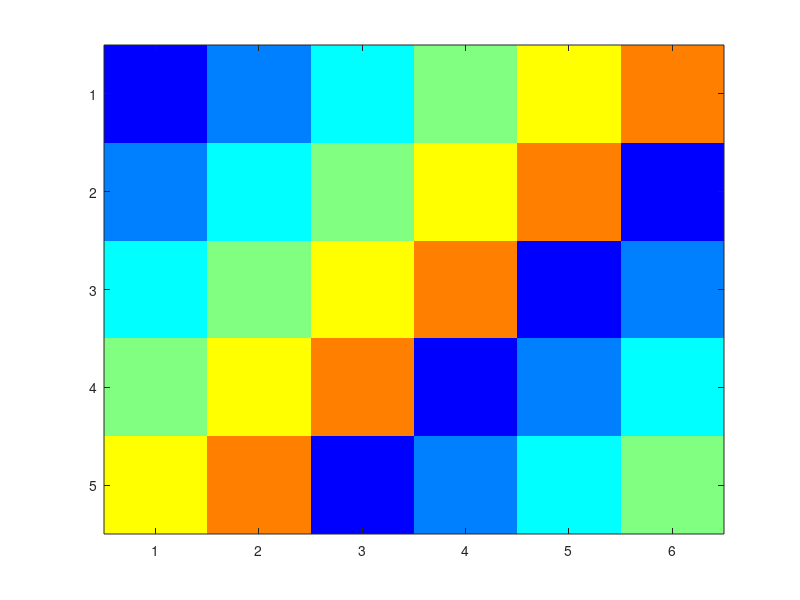
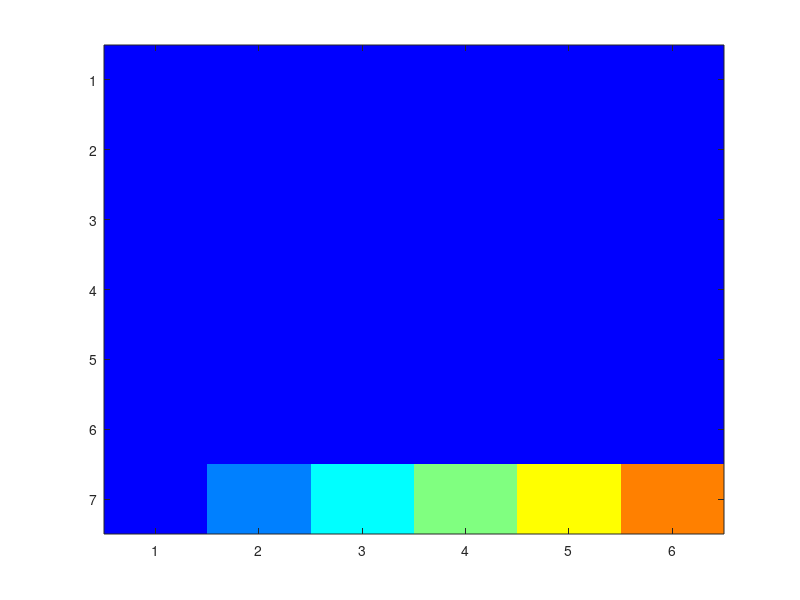
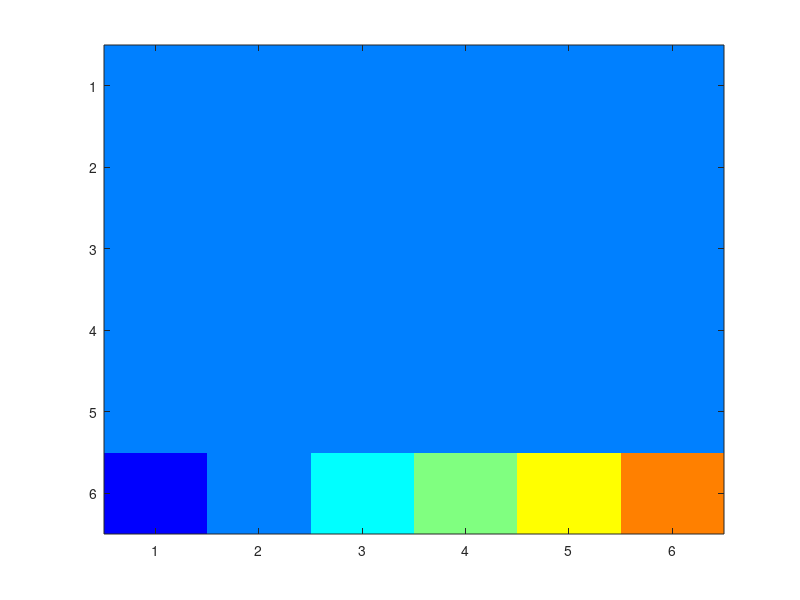
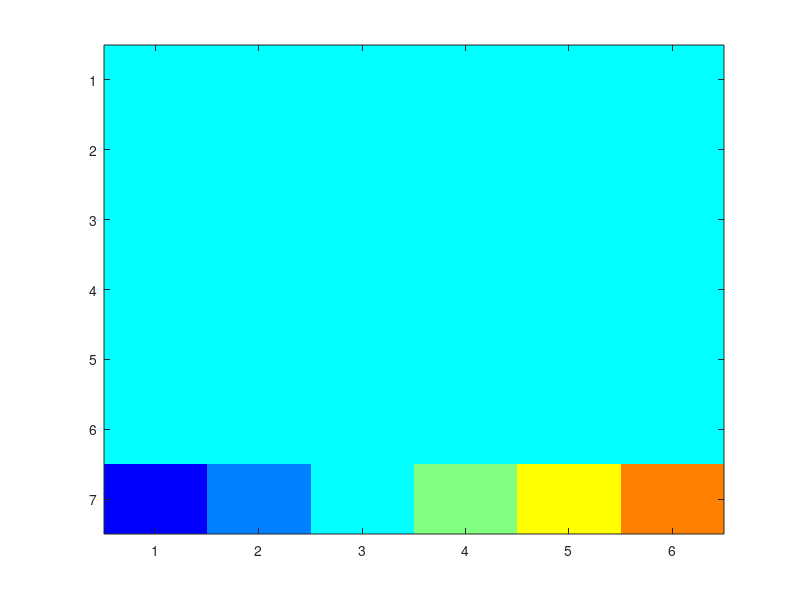

MATLAB code to generate these figures, in order:
% -----------------------------------------------------------
% Color Flood - Copyright (C) 2015  Ahmad Al-Kashef
%
% You should have received a copy of the GNU General Public License
% along with this program in LICENSE.txt at the root of the source code.
% If not, see <http://www.gnu.org/licenses/>.
% -----------------------------------------------------------

clear; clc; close all;

#--------------------------------------

x0 = [1 2 3 4 5 6;
      2 3 4 5 6 1;
      3 4 5 6 1 2; 
      4 5 6 1 2 3;
      5 6 1 2 3 4];

#--------------------------------------
      
colors = [1 2 3 4 5 6];

#--------------------------------------

x1 = 1  .* ones(6,6); x1 = [x1;colors];
x2 = 2  .* ones(5,6); x2 = [x2;colors];
x3 = 3  .* ones(6,6); x3 = [x3;colors];
x4 = 4  .* ones(6,6); x4 = [x4;colors];
x5 = 5  .* ones(6,6); x5 = [x5;colors];
x6 = 6  .* ones(6,6); x6 = [x6;colors];
x7 = 10 .* ones(6,6); x7 = [x7;colors];
x8 = -9 .* ones(6,6); x8 = [x8;colors];

#--------------------------------------

figure(1); image(x0); colormap(jet(6));
figure(2); image(x1); colormap(jet(6));
figure(3); image(x2); colormap(jet(6));
figure(4); image(x3); colormap(jet(6));
figure(5); image(x4); colormap(jet(6));
figure(6); image(x5); colormap(jet(6));
figure(7); image(x6); colormap(jet(6));
figure(8); image(x7); colormap(jet(6));
figure(9); image(x8); colormap(jet(6));